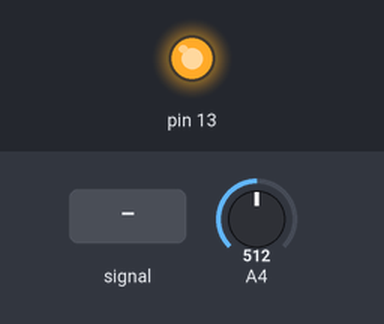
This sketch was run on a simulated Arduino Uno, built with avr-gcc and run on an emulated ATmega328P. On the bench: output pins drawn as LEDs (lit = HIGH). The test bench sets the inputs (shaded band); at power-on: A4 = 512. What the sketch prints to the serial monitor is not drawn.

Above: at 1.2 s.
1.3 s: A4 fed a 200 Hz sine of ±460 counts around its level
4.3 s: A4 set to 716
5.8 s: A4 fed a 1000 Hz sine of ±255 counts around its level
At 6.2 s:
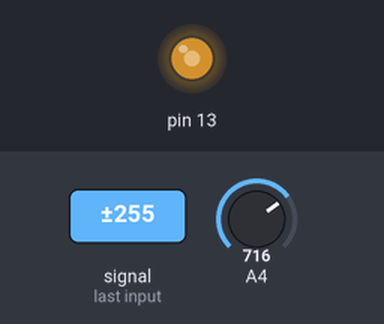
7.3 s: A4 set to 810
At 8.1 s:
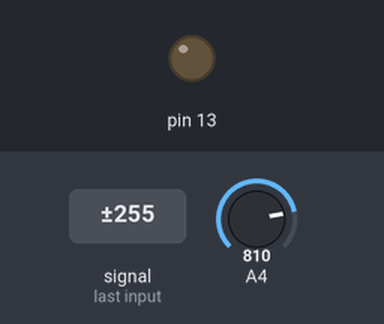
8.8 s: A4 set to 790
At 9.4 s:
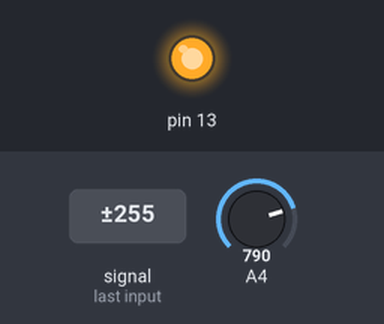
10.3 s: A4 set to 1023
At 11.7 s:
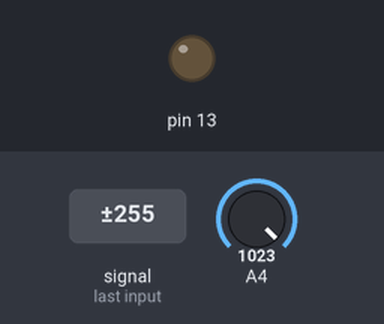
Timing chart, 0 to 12.8 s (numbered marks = the images above; inputs shaded):
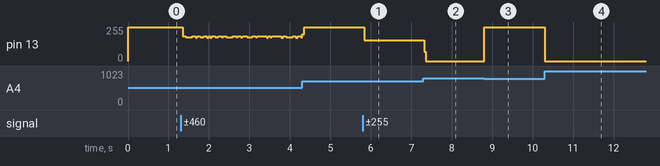

Measured:
- after the input at 5.8 s, pin 13: 255/255 → 155/255 at once
- after the input at 7.3 s, pin 13: 155/255 → 0/255 at once
- after the input at 8.8 s, pin 13: 0/255 → 255/255 at once
- after the input at 10.3 s, pin 13: 255/255 → 0/255 at once

The sketch:

EncoderInfravermelho.ino
```cpp
void setup() {
  pinMode(4, INPUT);
  pinMode(13, OUTPUT);
  Serial.begin(110200);
}

void loop() {
  if(analogRead(4)<800){
    digitalWrite(13, HIGH);
  }else{
    digitalWrite(13,LOW);
  }
  Serial.println(analogRead(4));

}
```
